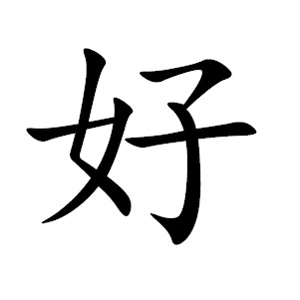
#> input picture 1-pre=pocessing/good.jpg, 300 x 300 px
$ python imagePreprocessing.py
#> lines starting #> are read from the running program, lines starting #| are printed output that depends on the picture; after the words box and inside, x2 and y2 are one past the last pixel; in counts of white or black regions, pixels touching at a corner belong together
from skimage import io
import numpy as np
import skimage


im = skimage.io.imread('good.jpg')
#> im is the input picture: shape (300, 300, 3); min 0, max 255, mean 228.7
imshape = im.shape
#> imshape = (300, 300, 3)
newshape = (imshape[0], imshape[1])
#> newshape = (300, 300)

newim_gray = np.empty(shape = newshape, dtype = 'int')
newim_bool = np.empty(shape = newshape, dtype = 'bool')
for row in xrange(imshape[0]):
    for col in xrange(imshape[1]):
        newim_gray[row, col] = (int(im[row,col,0])+int(im[row,col,1])+int(im[row,col,2]))/3
        if (newim_gray[row, col]) < 255/2:
            newim_bool[row, col] =  True
        else:
            newim_bool[row, col] =  False
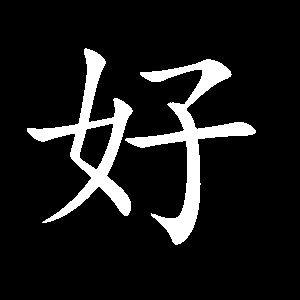
#> newim_bool: shape (300, 300) bool; 10.3% white; 2 white regions, box (x1, y1, x2, y2) and area: (125, 59, 256, 245) 4888, (27, 48, 133, 223) 4392
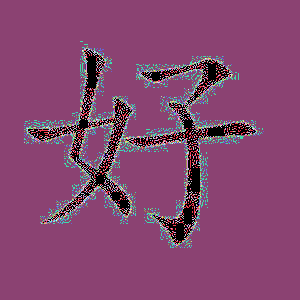
#> newim_gray: shape (300, 300) int64; 256 distinct labels, from 0 to 255; one colour per label, 0 black

# [7 lines of commented-out code are left out]
